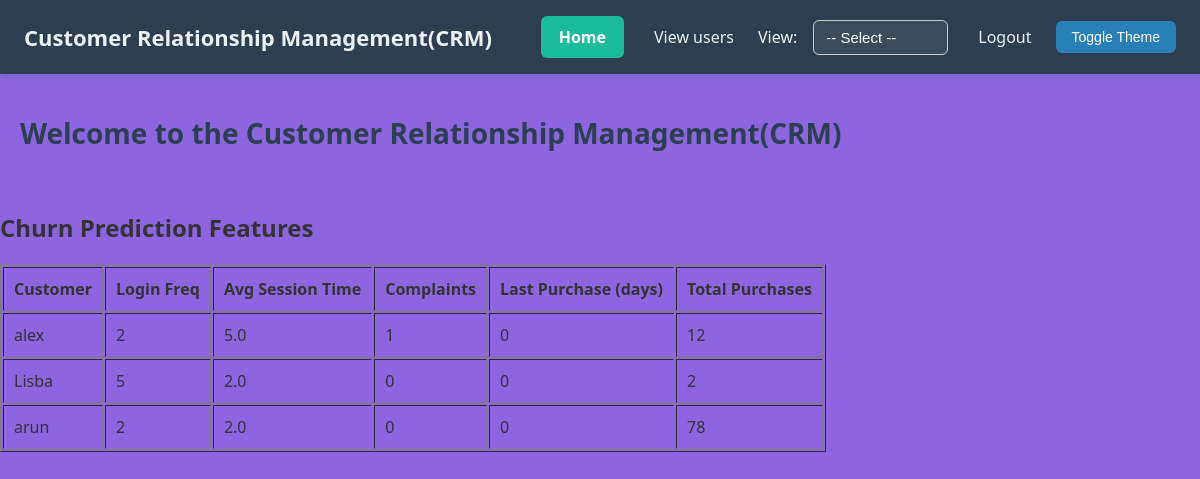
/view-churn/, run on the app's committed database.
### crm/models.py (models this page shows, shortened)
class ChurnFeature(models.Model):
    customer = models.OneToOneField(Customer, on_delete=models.CASCADE)
    login_frequency = models.IntegerField()
    avg_session_time = models.FloatField()
    complaints_raised = models.IntegerField()
    last_purchase_days_ago = models.IntegerField()
    total_purchases = models.IntegerField()

class Customer(models.Model):
    name = models.CharField(max_length=100)
    email = models.EmailField()
    gender = models.CharField(max_length=10)
    age = models.IntegerField()
    location = models.CharField(max_length=100)
    signup_date = models.DateField(default=date.today)
    last_active_date = models.DateField(default=date.today)
    total_spent = models.FloatField(default=0.0)
    is_churned = models.BooleanField(default=False)

### crm/views.py (the view)
# urls.py: path('view-churn/', views.view_churn_features, name='view_churn'),
def view_churn_features(request):
    churn_data = ChurnFeature.objects.all()
    return render(request, 'crm/view_churn.html', {'churn_data': churn_data})

### templates/crm/view_churn.html
{% extends 'permitter/permitter_base.html' %}
{% block content %}
<h2>Churn Prediction Features</h2>
<table border="1" cellpadding="10">
    <tr>
        <th>Customer</th><th>Login Freq</th><th>Avg Session Time</th><th>Complaints</th><th>Last Purchase (days)</th><th>Total Purchases</th>
    </tr>
    {% for c in churn_data %}
    <tr>
        <td>{{ c.customer.name }}</td>
        <td>{{ c.login_frequency }}</td>
        <td>{{ c.avg_session_time }}</td>
        <td>{{ c.complaints_raised }}</td>
        <td>{{ c.last_purchase_days_ago }}</td>
        <td>{{ c.total_purchases }}</td>
    </tr>
    {% endfor %}
</table>
{% endblock %}

### templates/permitter/permitter_base.html (style rules this page uses)
body { margin: 0; font-family: 'Segoe UI', Tahoma, Geneva, Verdana, sans-serif; background-color: #8b66e0; color: #333; transition: background-color 0.3s ease, color 0.3s ease; }

### data on the page
ChurnFeature: customer.name "alex", login_frequency "2", avg_session_time "5.0", complaints_raised "1", last_purchase_days_ago "0", total_purchases "12"
ChurnFeature: customer.name "Lisba", login_frequency "5", avg_session_time "2.0", complaints_raised "0", last_purchase_days_ago "0", total_purchases "2"
ChurnFeature: customer.name "arun", login_frequency "2", avg_session_time "2.0", complaints_raised "0", last_purchase_days_ago "0", total_purchases "78"
